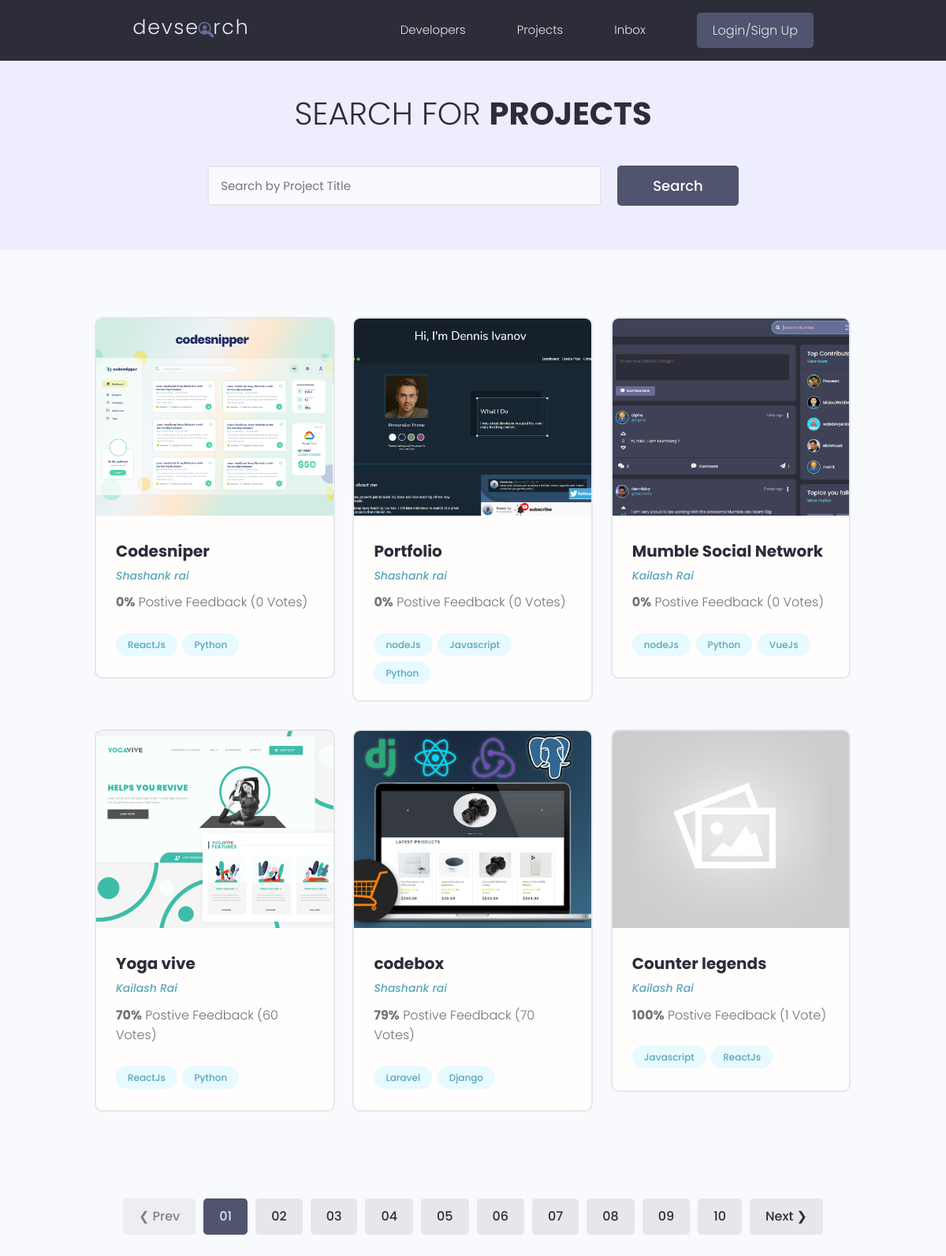
The app's page /projects/, older data.
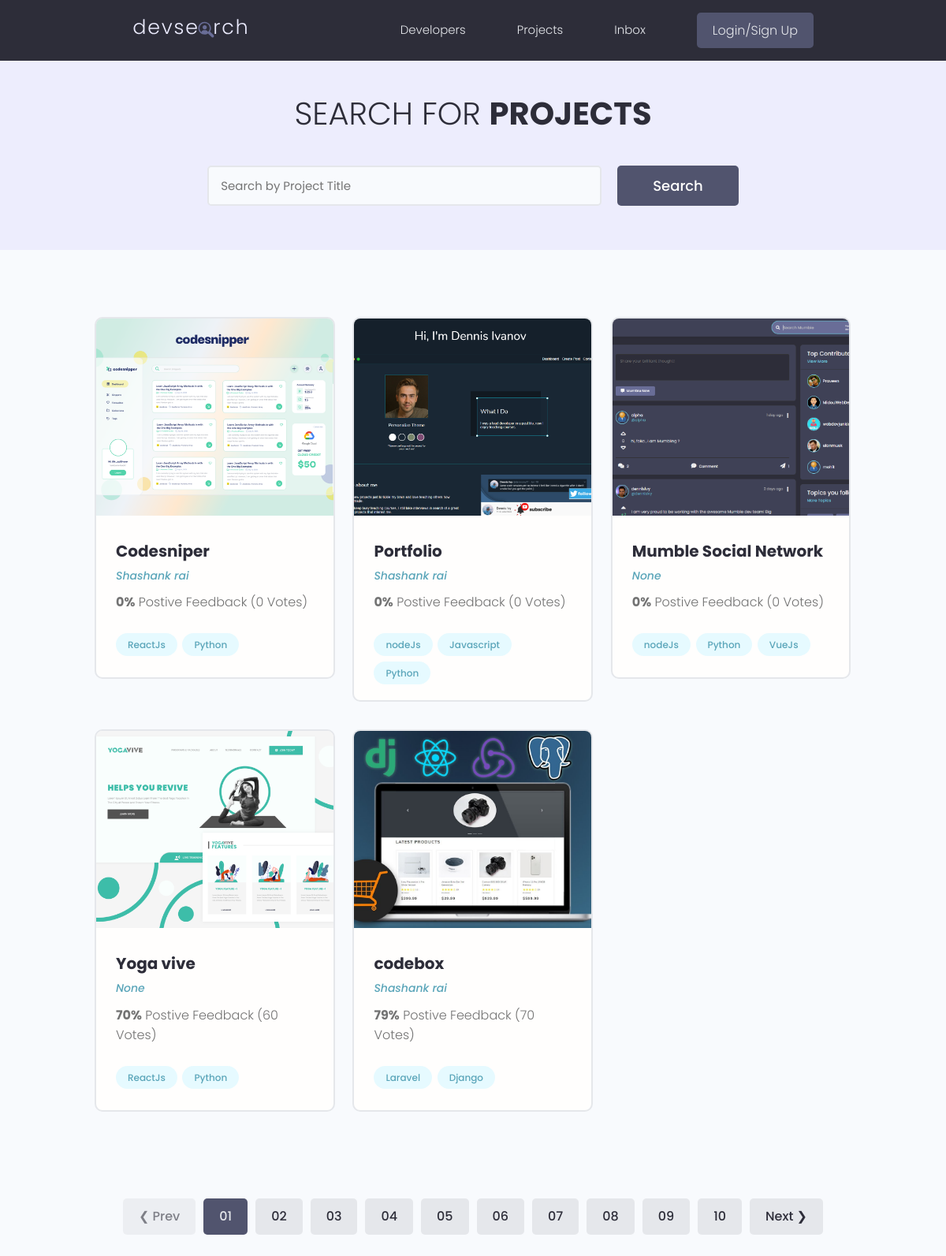
The same page, newer data.
### projects/models.py (models this page shows)
class project(models.Model):
    owner=models.ForeignKey(Profile,null=True,blank=True,on_delete=models.SET_NULL)
    title=models.CharField(max_length=200)
    description=models.TextField(null=True,blank=True)
    featured_image=models.ImageField(null=True,blank=True,default='default.jpg')
    demo_link=models.CharField(max_length=2000,null=True,blank=True)
    source_link=models.CharField(max_length=2000,null=True,blank=True)
    tags=models.ManyToManyField('Tag',blank=True)
    vote_total=models.IntegerField(default=0,null=True,blank=True)
    vote_ratio=models.IntegerField(default=0,null=True,blank=True)
    created=models.DateTimeField(auto_now_add=True)
    id=models.UUIDField(default=uuid.uuid4,unique=True,primary_key=True,editable=False)
    def __str__(self):
        return self.title

class Tag(models.Model):
    name=models.CharField(max_length=200)
    created=models.DateTimeField(auto_now_add=True)
    id=models.UUIDField(default=uuid.uuid4,unique=True,primary_key=True,editable=False)
    def __str__(self):
        return self.name

### users/models.py (models this page shows, shortened)
class Profile(models.Model):
    user=models.OneToOneField(User,on_delete=models.CASCADE,null=True,blank=True)
    name=models.CharField(max_length=200,blank=True,null=True)
    user_name=models.CharField(max_length=200,blank=True,null=True)
    location=models.CharField(max_length=200,blank=True,null=True)
    email=models.EmailField(max_length=500,blank=True,null=True)
    short_intro=models.CharField(max_length=200,blank=True,null=True)
    bio=models.TextField(blank=True,null=True)
    profile_image=models.ImageField(blank=True,null=True,upload_to='profiles/',default='profiles/user-default.png')
    social_github=models.CharField(max_length=200,blank=True,null=True)
    social_twitter=models.CharField(max_length=200,blank=True,null=True)
    social_linkedin=models.CharField(max_length=200,blank=True,null=True)
    social_youtube=models.CharField(max_length=200,blank=True,null=True)
    social_website=models.CharField(max_length=200,blank=True,null=True)
    created=models.DateTimeField(auto_now_add=True)
    id=models.UUIDField(default=uuid.uuid4,unique=True,primary_key=True,editable=False)

### projects/views.py (the view)
# urls.py: path('',views.hello,name='hello'),
def hello(request):
    projects=project.objects.all()
    print(projects)
    context={'projects':projects}
    return render(request,'projects/hello.html', context)

### projects/templates/projects/hello.html (shortened to what this page needs)
{% extends 'main.html' %} {% block content %}
  <main class="projects">
    <section class="hero-section text-center">
      <div class="container container--narrow">
        <div class="hero-section__box">
          <h2>Search for <span>Projects</span></h2>
        </div>
        <div class="hero-section__search">
          <form class="form" action="#" method="get">
            <div class="form__field">
              <input class="input input--text" id="formInput#search" type="text" name="text"
                placeholder="Search by Project Title" />
            </div>
            <input class="btn btn--sub btn--lg" type="submit" value="Search" />
          </form>
        </div>
      </div>
    </section>
    <section class="projectsList">
      <div class="container">
        <div class="grid grid--three">
        {% for project in projects %}
          <div class="column">
            <div class="card project">
              <a href="{% url 'project' project.id %}" class="project">
                <img class="project__thumbnail" src="{{project.featured_image.url}}" alt="project thumbnail" />
                <div class="card__body">
                  <h3 class="project__title">{{project.title}}</h3>
                  <p><a class="project__author" href="{% url 'user_profile' project.owner.id %}">{{project.owner.name}}</a></p>
                  <p class="project--rating">
                    <span style="font-weight: bold;">{{project.vote_ratio}}%</span> Postive
                    Feedback ({{project.vote_total}} Vote{{project.vote_total|pluralize:"s"}})
                  </p>
                  <div class="project__tags">
                  {% for tag in project.tags.all %}
                    <span class="tag tag--pill tag--main">
                      <small>{{tag}}</small>
                    </span>
                  {% endfor %}
                  </div>
                </div>
              </a>
            </div>
          </div>
        {% endfor %}
      </div>
    </section>
    <div class="pagination">
      <ul class="container">
        <li><a href="#" class="btn btn--disabled">&#10094; Prev</a></li>
        <li><a href="#" class="btn btn--sub">01</a></li>
        <li><a href="#" class="btn">02</a></li>
        <li><a href="#" class="btn">03</a></li>
        <li><a href="#" class="btn">04</a></li>
        <li><a href="#" class="btn">05</a></li>
        <li><a href="#" class="btn">06</a></li>
        <li><a href="#" class="btn">07</a></li>
        <li><a href="#" class="btn">08</a></li>
        <li><a href="#" class="btn">09</a></li>
        <li><a href="#" class="btn">10</a></li>
        <li><a href="#" class="btn">Next &#10095;</a></li>
      </ul>
    </div>
  </main>
{% endblock content %}

Row changes from the older to the newer data that the page shows:
removed project: featured_image (placeholder picture), title "Counter legends", owner.name "Kailash Rai", vote_ratio "100", vote_total "1", Tag (name "Javascript"), Tag (name "ReactJs")
changed project "Mumble Social Network": owner.name "Kailash Rai" → "None"
changed project "Yoga vive": owner.name "Kailash Rai" → "None"
